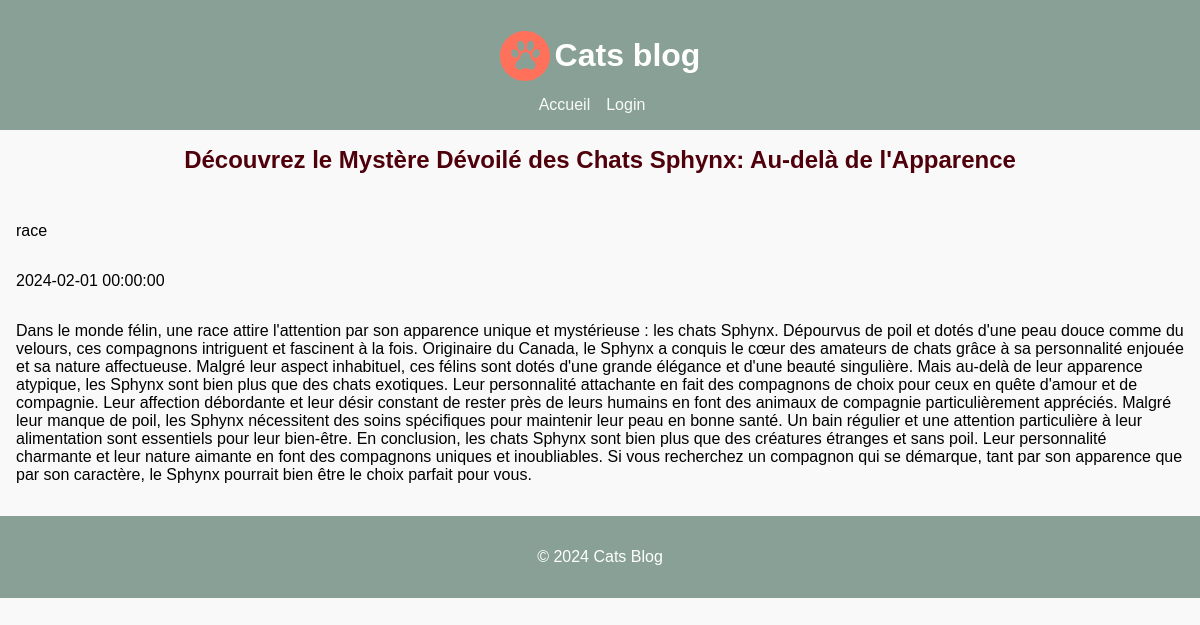
The app's page /article/1 with its own data.
### app/models.py (models this page shows, shortened)
class Article(db.Model):
    id = db.Column(db.Integer, primary_key=True)
    title = db.Column(db.String(140))
    theme = db.Column(db.String(140))
    body = db.Column(db.Text)
    timestamp = db.Column(db.DateTime, index=True, default=datetime.utcnow)
    author_id = db.Column(db.String(140))
    THEMES = ["race", "nourriture", "jeux"]

### app/routes.py (the view)
@app.route('/article/<int:id>')
def article(id):
    article = Article.query.get_or_404(id)
    return render_template('article.html', title='Article', article=article)

### app/templates/article.html (shortened to what this page needs)
{% extends "base.html" %}
{% block content %}
  <h2>{{ article.title }}</h2>
  <p>{{ article.theme }}</p>
  <p>{{ article.timestamp }}</p>
  <p>{{ article.body }}</p>
{% endblock %}

### app/templates/base.html (shortened to what this page needs)
<!DOCTYPE html>
<html lang="fr">
<head>
  <link rel=stylesheet type=text/css href="{{ url_for('static', filename='style.css') }}">
</head>
<body>
  <header>
    <div class="logo">
      <img class="logo__img" src="{{ url_for('static', filename='logo.svg') }}" alt="logo">
      <h1 class="logo__title">Cats blog</h1>
    </div>
    <nav>
        <ul class="ref">
          <li class="ref__line"><a href="{{ url_for('index') }}" class="ref__line__link">Accueil</a></li>
            {% if current_user.is_authenticated %}
            <li class="ref__line"><a href="{{ url_for('logout') }}" class="ref__line__link">Logout</a></li>
            {% else %}
            <li class="ref__line"><a href="{{ url_for('login') }}" class="ref__line__link">Login</a></li>
            {% endif %}
        </ul>
    </nav>
  </header>
  <main>
      {% block content %}{% endblock %}
  </main>
  <footer>
    <p>&copy; 2024 Cats Blog</p>
  </footer>
</body>
</html>

### app/static/style.css (style rules this page uses)
body { font-family: Arial, sans-serif; margin: 0; padding: 0; background-color: #f9f9f9; color: black; }
header { background-color: #333; color: #fff; padding: 1em; background-color: #88A096; }
footer { background-color: #333; color: #fff; padding: 1em; text-align: center; background-color: #88A096; }
main { padding: 1em; display :flex; flex-direction : column; justify-content: center; height: 100%; }
h2 { margin: auto; color: #4F000B; }
.logo { display : flex; flex: row nowrap; justify-content: center; align-items: center; }
.logo__img { width: 50px; height: 50px; margin-right: 5px; }
.ref { list-style: none; padding: 0; margin: auto; display:flex; justify-content: center; align-items: center; }
.ref__line { display: inline; margin-right: 1em; }
.ref__line__link { color: #f9f9f9; text-decoration: none; }

### records on screen
Article: title "Découvrez le Mystère Dévoilé des Chats Sphynx: Au-delà de l'Apparence", theme "race", timestamp "2024-02-01 00:00:00", body "Dans le monde félin, une race attire l'attention par son apparence unique et mystérieuse : les chats Sphynx. Dépourvus de poil et dotés d'une peau douce comme du velours, ces compagnons intriguent et fascinent à la fois. Originaire du Canada, le Sphynx a conquis le cœur des amateurs de chats grâce à sa personnalité enjouée et sa nature affectueuse. Malgré leur aspect inhabituel, ces félins sont dotés d'une grande élégance et d'une beauté singulière. Mais au-delà de leur apparence atypique, les Sphynx sont bien plus que des chats exotiques. Leur personnalité attachante en fait des compagnons de choix pour ceux en quête d'amour et de compagnie. Leur affection débordante et leur désir constant…"
